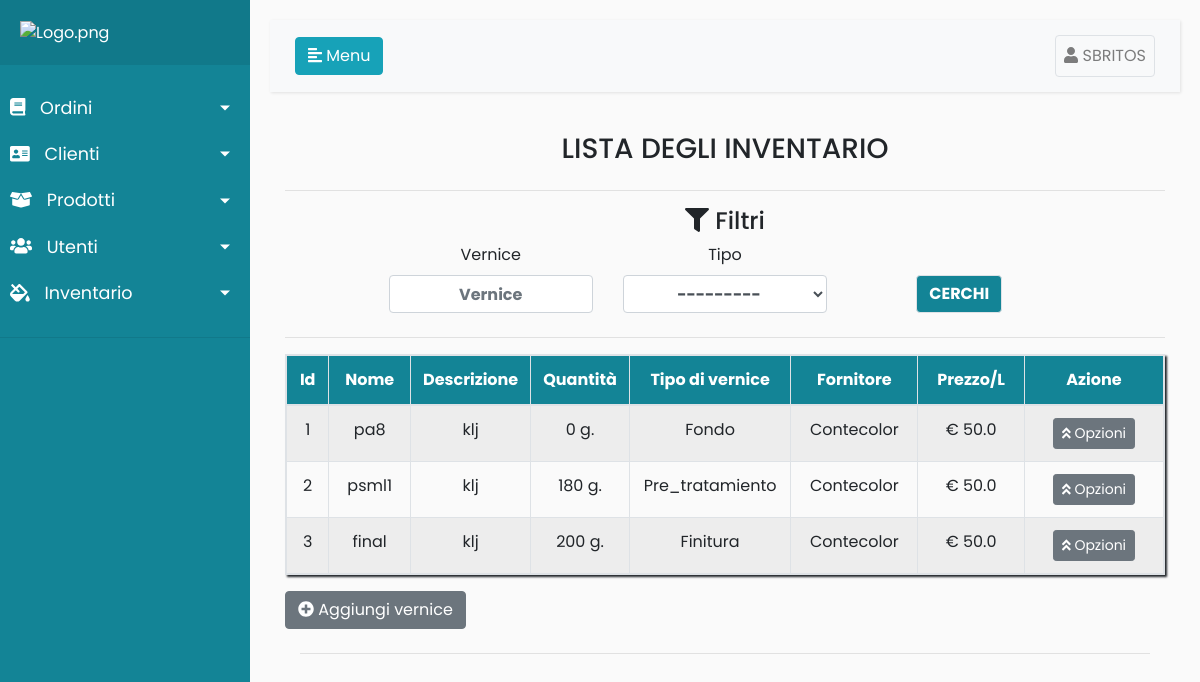
The app's page /Stock/ (signed in) with its own data.
### Register/models.py (models this page shows)
class Usuarios(AbstractUser):
	telefono = models.CharField(max_length=20,null=True, verbose_name='Teléfono',blank=False)
	class Meta:
		permissions = (('Administrador', 'Administrador'),
					   ('Encargado','Encargado'),
					   ('Pintor','Pintor'),
					   ('Montaje','Montaje'),
					   ('Calidad1','Calidad1'),
					   ('Secretaria','Secretaria'),
					   ('Stock','Stock'),
					   )

### Stock/models.py (models this page shows, shortened)
class Stock(models.Model):
    TIPO_PRODUCTO = (
        ('Fondo','Fondo'),
        ('Finitura','Finitura'),
        ('Pre_tratamiento','Pre_tratamiento'),
    )
    nombre = models.CharField(max_length=100,null=False,blank=False)
    descripcion = models.TextField(blank=True,null=True)
    cantidad = models.PositiveIntegerField(blank=False,null=False)
    tipo_de_producto = models.CharField(choices=TIPO_PRODUCTO,max_length=15,blank=True,null=True)
    proveedor = models.CharField(max_length=50,null=False,blank=False)
    precio = models.FloatField(null=True,blank=True)

### Stock/views.py (the view)
# urls.py: path('Stock/',login_required(ListViewStock),name='listStock'),
def ListViewStock(request):
    Model_one = Stock.objects.all()
    myFilter = OrdenesFilter(request.GET,queryset=Model_one)
    paginator=Paginator(myFilter.qs,10)
    page=request.GET.get('page1')
    try:
        pub=paginator.page(page)
    except PageNotAnInteger:
        pub=paginator.page(1)
    except EmptyPage:
        pub = paginator.page(paginator.num_pages)
    myFilter = OrdenesFilter(request.GET, queryset=Model_one)
    context = {'Model_one':Model_one,'pub':pub,"myFilter":myFilter}
    return render(request,'stock/listView.html',context)

### Stock/templates/stock/listView.html (shortened to what this page needs)
{%extends 'register/index.html'%}
{%load static%}
{% load widget_tweaks %}
{%block content%}
<div class="container">
    <div class="d-flex justify-content-center">
        <h3>LISTA DEGLI INVENTARIO</h3>
    </div>
    <hr>
</div>
<div class="container">
    <div class="d-flex justify-content-center">
        <h4><i class="fas fa-filter"></i> Filtri</h4>
    </div>
    <div class="d-flex justify-content-center">
    <form method="get">
        <div class="container text-center">
            <div class="row align-items-center mb-2">
                <div class="col">
                    <label for="producto" class="text-center container">Vernice</label>
                    {{myFilter.form.nombre|attr:"placeholder:Vernice"|add_class:"form-control font-weight-bold container text-center"}}
                </div>
                <div class="col">
                    <label for="estado" class="text-center container">Tipo</label>
                    {{myFilter.form.tipo_de_producto|attr:"placeholder:Nombre de producto"|add_class:"form-control font-weight-bold container text-center"}}
                </div>
                <div class="col">
                    <button class="btn  rounded-pill border" style="color:#fff ;background-color:#138496;margin-top: 2rem" type="submit"><STRONG> CERCHI</STRONG></button>
                </div>
            </div>
        </div>
    </form>
    </div>
    <hr>
    <table id="tabla" class="table table-responsive border table-striped table-bordered" style="box-shadow:2px 2px 2px;">
        <thead style="background-color:#138496;color:#fff">
        <th class="col-md text-center" style="width:5rem;">Id</th>
        <th class="col-md text-center" style="width:15rem;">Nome</th>
        <th class="col-md text-center" style="width:5rem;">Descrizione</th>
        <th class="col-md text-center" style="width:5rem;">Quantità</th>
        <th class="col-md text-center" style="width:15rem;">Tipo di vernice</th>
        <th class="col-md text-center" style="width:15rem;">Fornitore</th>
        <th class="col-md text-center" style="width:25rem;">Prezzo/L</th>
        <th class="col-md text-center" style="width:50rem;">Azione</th>
        </thead>
        {%for i in pub%}
        <form method="POST" action="/Stock/delete/{{i.id}}">
            <tr>
                <td class="col-md text-center" style="width:5rem;">{{i.id}}</td>
                <td class="col-md text-center" style="width:15rem;">{{i.nombre}}</td>
                <td class="col-md text-center" style="width:5rem;">{{i.descripcion|truncatechars:10}}</td>
                <td class="col-md text-center" style="width:5rem;">{{i.cantidad}} g.</td>
                <td class="col-md text-center" style="width:15rem;">{{i.tipo_de_producto}}</td>
                <td class="col-md text-center" style="width:25rem;">{{i.proveedor}}</td>
                <td class="col-md text-center" style="width:25rem;">€ {{i.precio}}</td>
                <td class="col-md text-center" style="width:50rem;">
                    <div class="dropup">
                        <button type="button" class="btn btn-secondary btn-sm" data-toggle="dropdown">
                            <i class="fas fa-angle-double-up"></i> Opzioni
                        </button>
                </td>
            </tr>
        </form>
        {%endfor%}
    </table>
    {%if perms.Register.Administrador or perms.Register.Encargado or perms.Register.Secretaria%}
    <a href="{%url 'crearStock'%}" class="btn btn-secondary" id="jamaica"><i id="japon" class="fas fa-plus-circle"></i> Aggiungi vernice</a>
    {%endif%}
    <div class="container">
        <hr>
    </div>
    {%endblock%}

### Register/templates/register/index.html (shortened to what this page needs)
<!DOCTYPE html>
<html>
<head>
    <link rel="stylesheet" href="https://stackpath.bootstrapcdn.com/bootstrap/4.1.0/css/bootstrap.min.css"
>
    <link rel="stylesheet" href="https://ajax.googleapis.com/ajax/libs/jquerymobile/1.4.5/jquery.mobile.min.css">
</head>
<body>
<div class="wrapper">
    <nav id="sidebar">
        <div class="sidebar-header" style="border-color:#fff;">
            <a href="{%url 'listarOrden'%}"><img src="http://www.fortexsrl.it/wp-content/uploads/2013/05/logo1.png" width="100%"
                             alt="Logo.png"></a>
        </div>
        <ul class="list-unstyled components">
            <li class="">
                <a href="#homeSubmenu" data-toggle="collapse" aria-expanded="false" class="dropdown-toggle">
                    <i class="fas fa-book"></i>
                    Ordini
                </a>
            </li>
            <li>
                <a href="#pageClienti" data-toggle="collapse" aria-expanded="false" class="dropdown-toggle">
                    <i class="fas fa-address-card"></i>
                    Clienti
                </a>
                <a href="#pageSubmenu" data-toggle="collapse" aria-expanded="false" class="dropdown-toggle">
                    <i class="fas fa-box-open"></i>
                    Prodotti
                </a>
            </li>
            <li>
                <a href="#pageUtenti" data-toggle="collapse" aria-expanded="false" class="dropdown-toggle">
                    <i class="fas fa-users"></i>
                    Utenti
                </a>
            </li>
            <li>
                <a href="#pageInventario" data-toggle="collapse" aria-expanded="false" class="dropdown-toggle">
                    <i class="fas fa-fill-drip"></i>
                    Inventario
                </a>
            </li>
        </ul>
    </nav>
    <div id="content">
        <nav class="navbar navbar-expand-lg navbar-light bg-light">
            <div class="container-fluid">
                <button type="button" id="sidebarCollapse" class="btn btn-info">
                    <i class="fas fa-align-left"></i>
                    <span>Menu</span>
                </button>
                <div class="collapse navbar-collapse" id="navbarSupportedContent">
                    <ul class="nav navbar-nav ml-auto">
                        <li class="nav-item">
                            <a href="#pageInventario1" data-toggle="collapse"  style="background:None;"
                               aria-expanded="true"
                               class=" nav-link dropdown border rounded ">
                                <i class="fas fa-user"></i>
                                {{user|upper}}
                            </a>
                        </li>
                    </ul>
                </div>
            </div>
        </nav>
        {%block content%}{%endblock%}
    </div>
</div>
</body>
</html>

### Register/templates/register/index.html (style rules this page uses)
body { font-family: 'Poppins', sans-serif; background: #fafafa; }
a, a:hover, a:focus { color: inherit; text-decoration: none; transition: all 0.3s; }
.navbar { padding: 15px 10px; background: #fff; border: none; border-radius: 0; margin-bottom: 40px; box-shadow: 1px 1px 3px rgba(0, 0, 0, 0.1); }
i, span { display: inline-block; }
.wrapper { display: flex; align-items: stretch; }
#sidebar { min-width: 250px; max-width: 250px; background: #138496; color: #fff; transition: all 0.3s; }
#sidebar ul li a { text-align: left; }
#sidebar .sidebar-header { padding: 20px; background: #11798a; }
#sidebar ul.components { padding: 20px 0; border-bottom: 1px solid #11798a; }
#sidebar ul li a { padding: 10px; font-size: 1.1em; display: block; }
#sidebar ul li a i { margin-right: 10px; }
#sidebar ul li.active>a, a[aria-expanded="true"] { color: #fff; background: #138496; }
a[data-toggle="collapse"] { position: relative; }
.dropdown-toggle::after { display: block; position: absolute; top: 50%; right: 20px; transform: translateY(-50%); }
#content { width: 100%; padding: 20px; min-height: 100vh; transition: all 0.3s; }

### records on screen
Usuarios: username "SBRITOS"
Stock: id "1", nombre "pa8", descripcion "klj", cantidad "0", tipo_de_producto "Fondo", proveedor "Contecolor", precio "50.0"
Stock: id "2", nombre "psml1", descripcion "klj", cantidad "180", tipo_de_producto "Pre_tratamiento", proveedor "Contecolor", precio "50.0"
Stock: id "3", nombre "final", descripcion "klj", cantidad "200", tipo_de_producto "Finitura", proveedor "Contecolor", precio "50.0"
